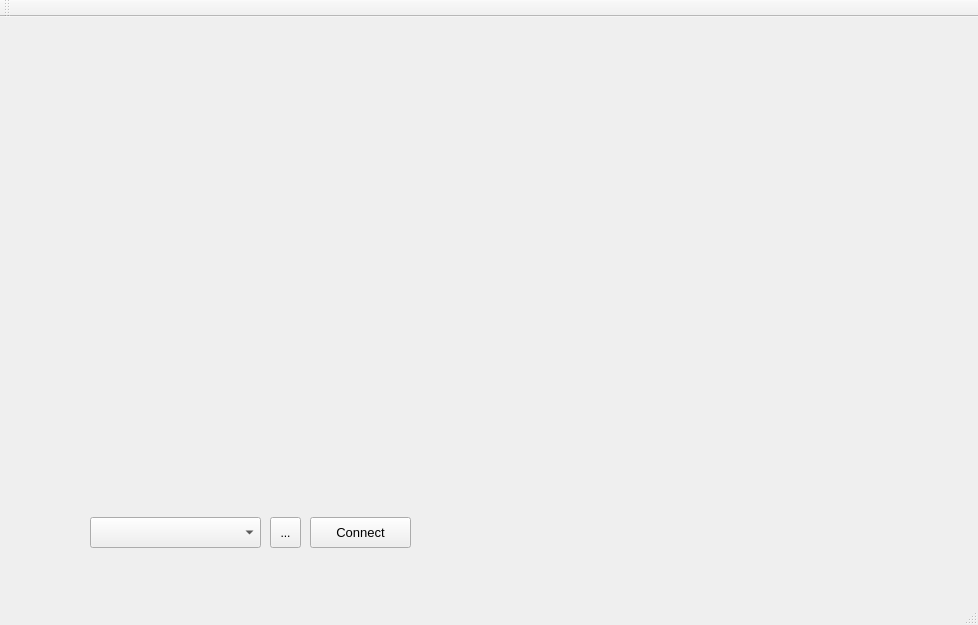
<?xml version="1.0" encoding="UTF-8"?>
<ui version="4.0">
 <class>configApp</class>
 <widget class="QMainWindow" name="configApp">
  <property name="geometry">
   <rect>
    <x>0</x>
    <y>0</y>
    <width>978</width>
    <height>625</height>
   </rect>
  </property>
  <property name="windowTitle">
   <string>UWB Module Configuration</string>
  </property>
  <property name="windowIcon">
   <iconset resource="uwb_config_gui.qrc">
    <normaloff>:/images/logo.png</normaloff>:/images/logo.png</iconset>
  </property>
  <widget class="QWidget" name="centralWidget">
   <widget class="QComboBox" name="comPortBox">
    <property name="geometry">
     <rect>
      <x>90</x>
      <y>500</y>
      <width>171</width>
      <height>31</height>
     </rect>
    </property>
    <property name="font">
     <font>
      <pointsize>10</pointsize>
     </font>
    </property>
   </widget>
   <widget class="QPushButton" name="connectBtn">
    <property name="geometry">
     <rect>
      <x>310</x>
      <y>500</y>
      <width>101</width>
      <height>31</height>
     </rect>
    </property>
    <property name="font">
     <font>
      <pointsize>10</pointsize>
     </font>
    </property>
    <property name="text">
     <string>Connect</string>
    </property>
   </widget>
   <widget class="QToolButton" name="refreshToolBtn">
    <property name="geometry">
     <rect>
      <x>270</x>
      <y>500</y>
      <width>31</width>
      <height>31</height>
     </rect>
    </property>
    <property name="text">
     <string>...</string>
    </property>
    <property name="icon">
     <iconset resource="uwb_config_gui.qrc">
      <normaloff>:/images/refresh.png</normaloff>:/images/refresh.png</iconset>
    </property>
   </widget>
  </widget>
  <widget class="QMenuBar" name="menuBar">
   <property name="geometry">
    <rect>
     <x>0</x>
     <y>0</y>
     <width>978</width>
     <height>26</height>
    </rect>
   </property>
  </widget>
  <widget class="QToolBar" name="mainToolBar">
   <attribute name="toolBarArea">
    <enum>TopToolBarArea</enum>
   </attribute>
   <attribute name="toolBarBreak">
    <bool>false</bool>
   </attribute>
  </widget>
  <widget class="QStatusBar" name="statusBar"/>
 </widget>
 <layoutdefault spacing="6" margin="11"/>
 <resources>
  <include location="uwb_config_gui.qrc"/>
 </resources>
 <connections/>
</ui>
